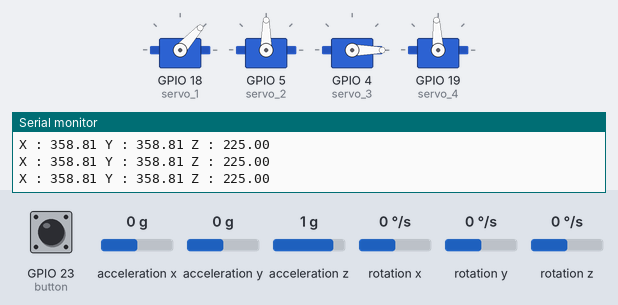
The sketch below on a simulated ESP32. On the bench: 4 × servo, the last lines printed to the serial monitor. Wiring (inferred from the names in the program): MPU-6050 motion sensor at I2C address 0x68. The inputs (shaded band) are chosen by the test bench; at power-on: acceleration y 0 g, GPIO 23 (button) HIGH, acceleration x 0 g, acceleration z 1 g, rotation x 0 °/s, rotation y 0 °/s, rotation z 0 °/s.

Above: at 1.2 s.
1.3 s: acceleration y set to 0.2 g
At 1.8 s:
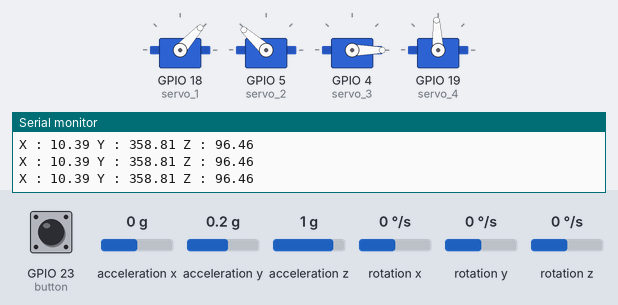
2.8 s: GPIO 23 (button) pulled LOW for 0.15 s
At 2.89 s:
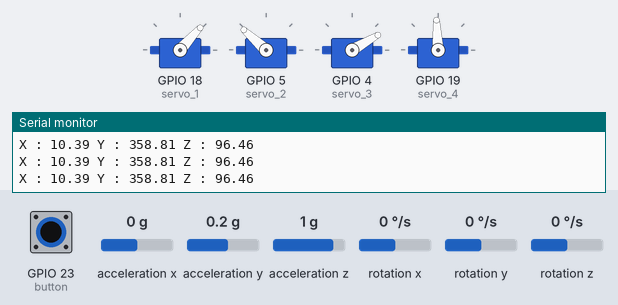
4.4 s: acceleration x set to -0.2 g
At 5.4 s:
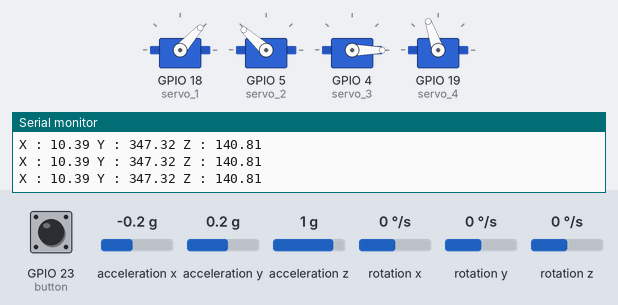
5.9 s: acceleration z set to 0.8 g
At 6.9 s:
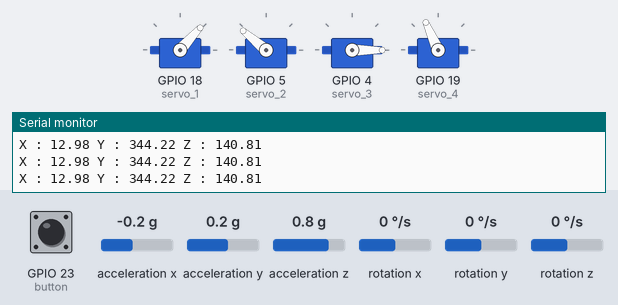
7.4 s: GPIO 23 (button) pulled LOW for 1 s
At 8.2 s:
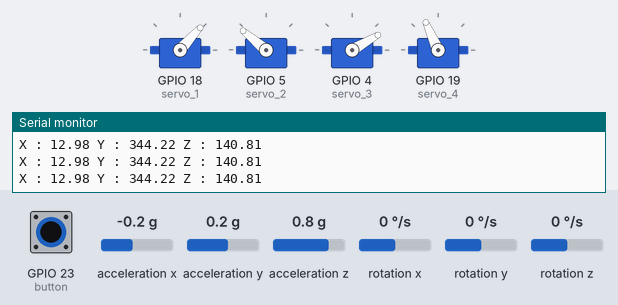
9.9 s: acceleration x set to -0.8 g
At 10.6 s:
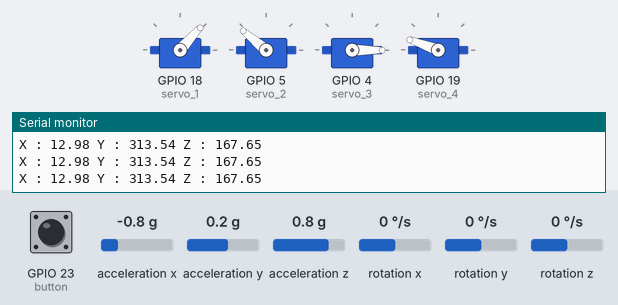
Timing chart, 0 to 12.4 s (numbered marks = the images above; inputs shaded):
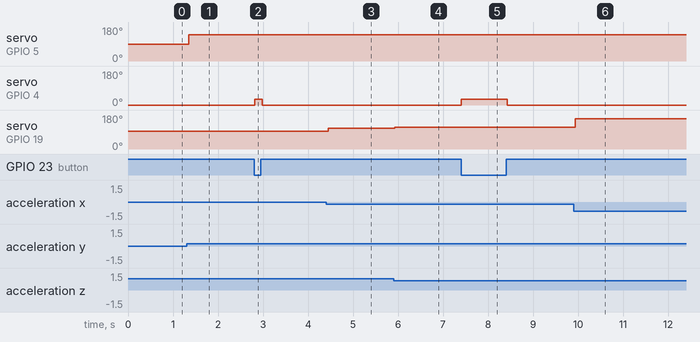

Measured:
- the behaviour switches between 0 and 0.1 g on acceleration y (found by bisection; images 0 and 1)
- the behaviour switches between 0 and -0.1 g on acceleration x (found by bisection; images 2 and 3)
- after the input at 1.3 s, servo on GPIO 5 (servo_2): 90° → 138° after 0.05 s
- after the input at 2.8 s, servo on GPIO 4 (servo_3): 0° → 30° at once, → 0° 0.17 s later
- after the input at 4.4 s, servo on GPIO 19 (servo_4): 93° → 109° after 0.05 s
- after the input at 5.9 s, servo on GPIO 5 (servo_2): 138° → 140° at once; servo on GPIO 19 (servo_4): 109° → 114° at once
- after the input at 7.4 s, servo on GPIO 4 (servo_3): 0° → 30° at once, → 0° 1.0 s later
- after the input at 9.9 s, servo on GPIO 19 (servo_4): 114° → 160° at once

The sketch:

robot_arm.ino
```cpp
#include<Wire.h>                //I2C Wire Library

#include<ESP32Servo.h>               //Servo Motor Library
#define button 23

Servo servo_1;

Servo servo_2;

Servo servo_3;

Servo servo_4;


const int MPU_addr=0x68;        //MPU6050 I2C Address

int16_t axis_X,axis_Y,axis_Z;

int minVal=265;

int maxVal=402;


double x;

double y;

double z;


void setup()

{

  Serial.begin(9600);

  pinMode(button,INPUT_PULLUP);


  Wire.begin();                      //Initilize I2C Communication

  Wire.beginTransmission(MPU_addr);  //Start communication with MPU6050

  Wire.write(0x6B);                  //Writes to Register 6B

  Wire.write(0);                     //Writes 0 into 6B Register to Reset

  Wire.endTransmission(true);        //Ends I2C transmission


  servo_1.attach(18);   // Forward/Reverse_Motor

  servo_2.attach(5);   // Up/Down_Motor

  servo_3.attach(4);   // Gripper_Motor

  servo_4.attach(19);   // Left/Right_Motor
  pinMode(button,INPUT_PULLUP);


}


void loop()

{

  Wire.beginTransmission(MPU_addr);

  Wire.write(0x3B);                  //Start with regsiter 0x3B

  Wire.endTransmission(false);

  Wire.requestFrom(MPU_addr,14,true);  //Read 14 Registers


  axis_X=Wire.read()<<8|Wire.read();                //Reads the MPU6050 X,Y,Z AXIS Value

  axis_Y=Wire.read()<<8|Wire.read();

  axis_Z=Wire.read()<<8|Wire.read();


  int xAng = map(axis_X,minVal,maxVal,-90,90);     // Maps axis values in terms of -90 to +90

  int yAng = map(axis_Y,minVal,maxVal,-90,90);

  int zAng = map(axis_Z,minVal,maxVal,-90,90);


  x= RAD_TO_DEG * (atan2(-yAng, -zAng)+PI);       //Formula to convert into degree

  y= RAD_TO_DEG * (atan2(-xAng, -zAng)+PI);

  z= RAD_TO_DEG * (atan2(-yAng, -xAng)+PI);

  Serial.print("X : ");
  Serial.print(x);
  Serial.print(" Y : ");
  Serial.print(y);
  Serial.print(" Z : ");
  Serial.println(z);


  if(x >=0 && x <= 60)

  {
    int mov2 = map(x,0,60,130,180);

     servo_2.write(mov2);

  }


  else if(x >=300 && x <= 360)

  {

    int mov1 = map(x,300,360,0,50);

     servo_1.write(mov1);

  }


  if(y >=300 && y <= 360)

  {
      int mov3 = map(y,360,300,90,180);

     servo_4.write(mov3);


  }
  else if(y >=0 && y <= 60)

  {

    int mov3 = map(y,0,60,90,0);

     servo_4.write(mov3);


  }

  int a = digitalRead(button);
  if(a == 0){
    servo_3.write(30);
  }
  else{
    servo_3.write(0);
  }
  delay(10);
}
```
